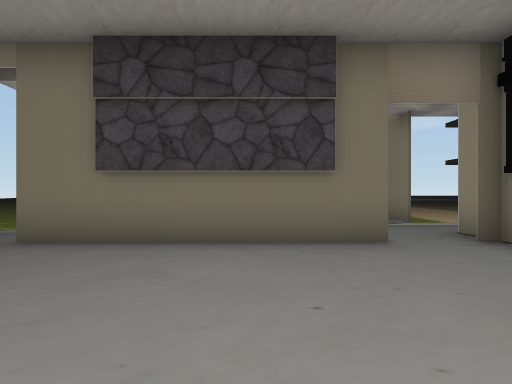
[1] (above)

24 first-person views from a walk through a 3-D level made in the Unity game engine. The camera is 1.4 m above the floor, looks level and sees 80° across. The floor is counted in squares, 2 m on a side. Each view is taken from the middle of a square. On the plan, view 1 faces up. The plan holds only what a view shows up to about 10 squares ahead; the rest is blank. The place goes on beyond the plan. Some trees and plants on the terrain are drawn as simple stand-ins. The player character is not drawn. Some surface patterns are stand-ins.

[2]
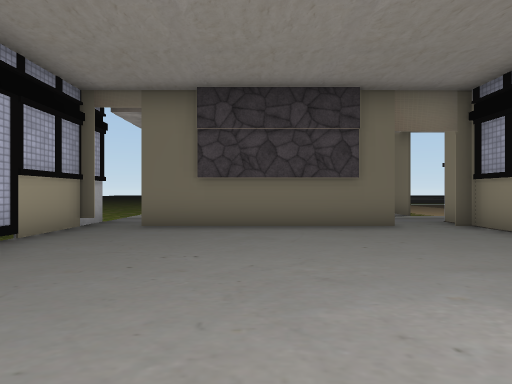

[3]
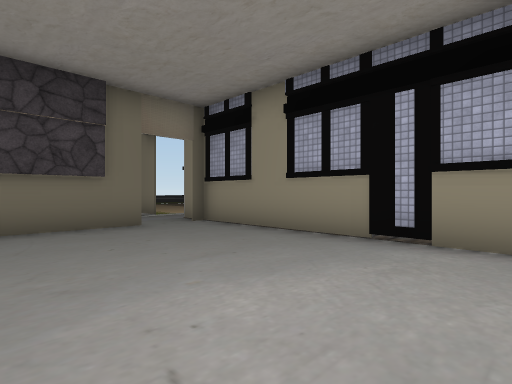

[4]
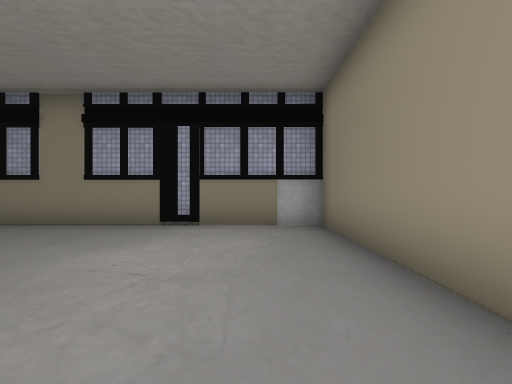

[5]
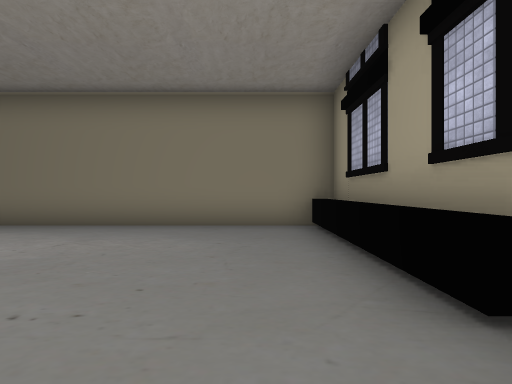

[6]
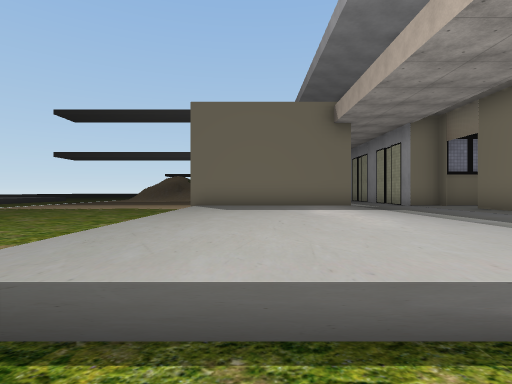

[7]
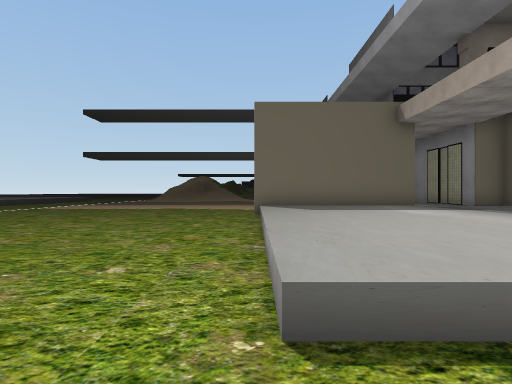

[8]
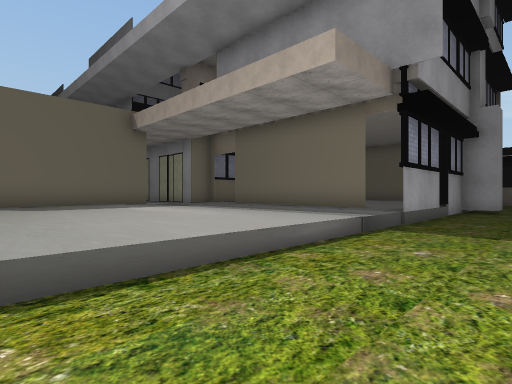

[9]
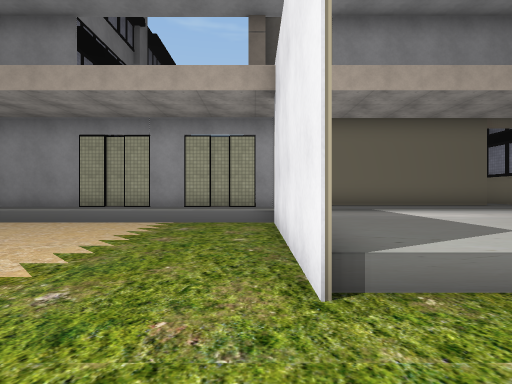

[10]
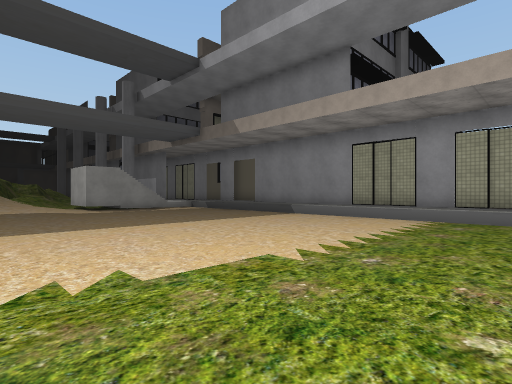

[11]
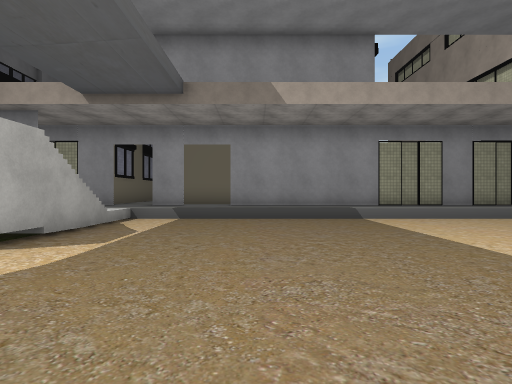

[12]
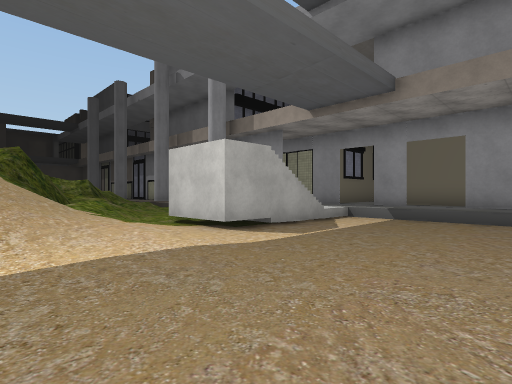

[13]
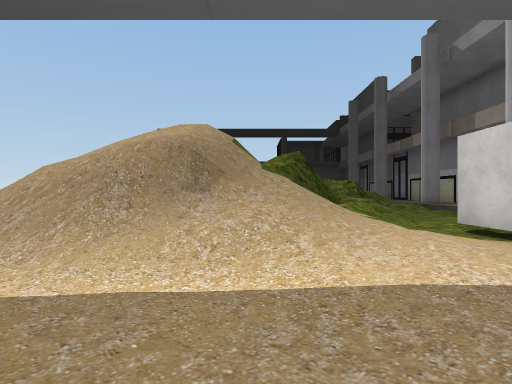

[14]
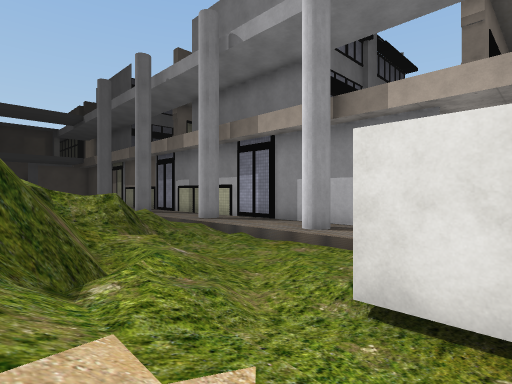

[15]
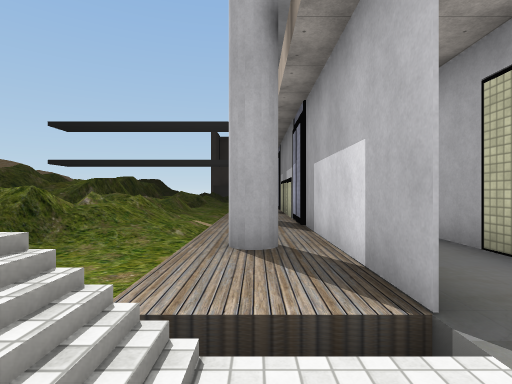

[16]
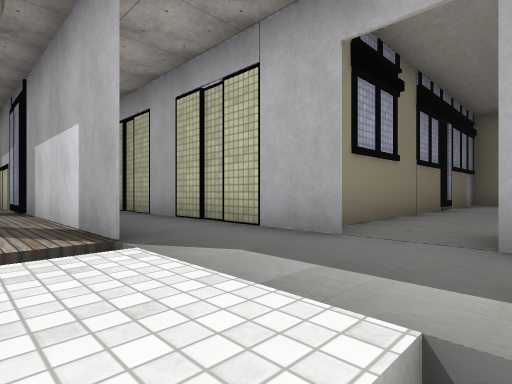

[17]
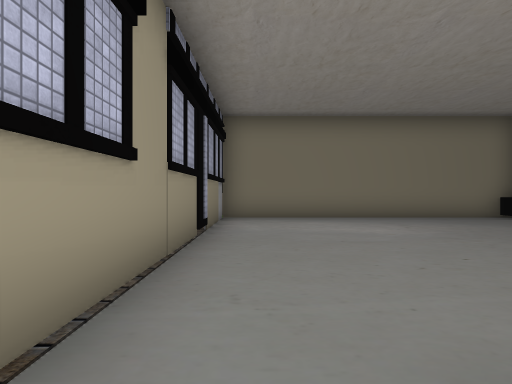

[18]
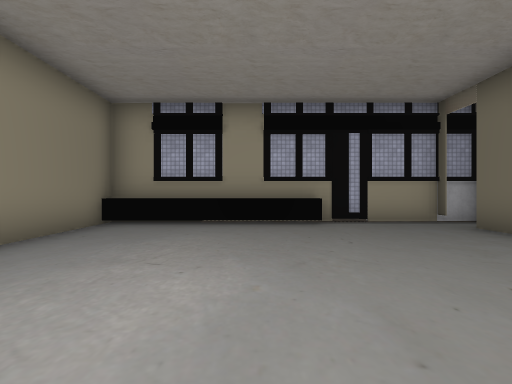

[19]
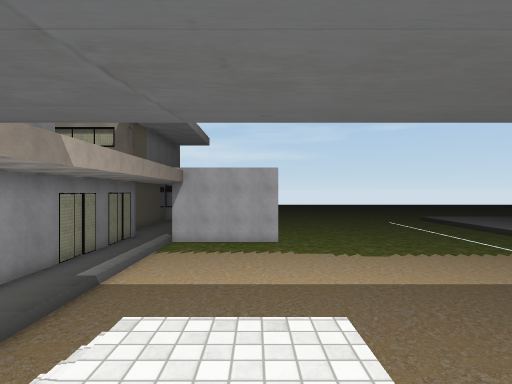

[20]
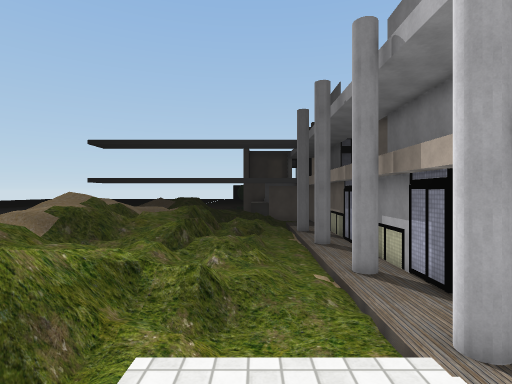

[21]
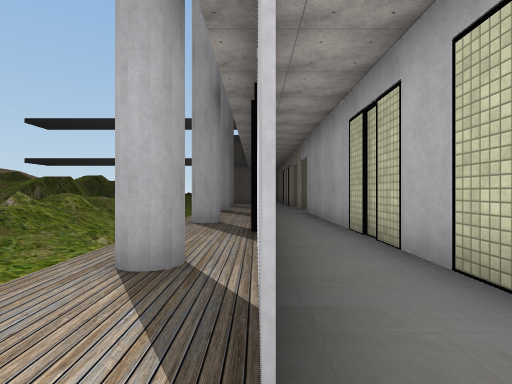

[22]
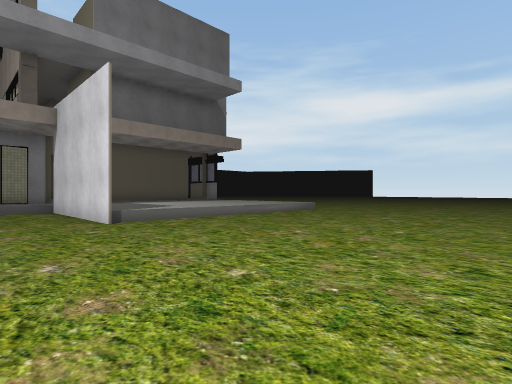

[23]
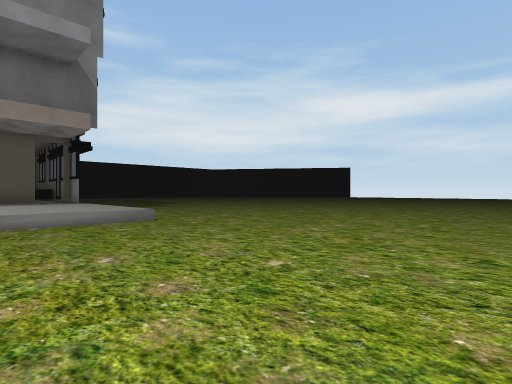

[24]
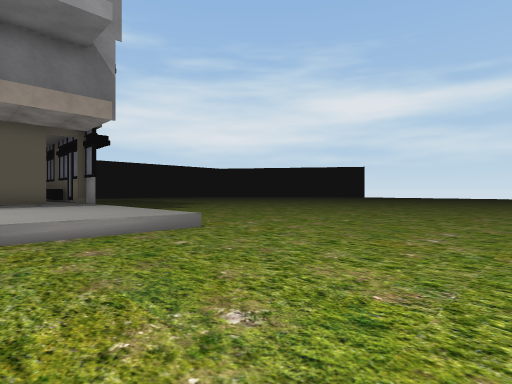

### Floor plan
Key: @ floor where view 1 was taken; # wall or solid block; x gap in a wall; . main floor; : floor 0.5 m higher than the main floor; + floor 3.25 m higher than the main floor; / step, stairs or slope; = window, fence, low wall or low ledge; ^ raised ledge.
Columns run from 9 left of view 1 to 26 right of it. Each row starts with its distance up from view 1.
 19    ...... ...... ..
 18 ................ ...     ///
 17 ................ ....   .///     ///
 16 ................ ..... ../=//    ///
 15 .........................///// = ///
 14 .........................////#== ///
 13 .........................////#===///
 12 .....^^^^^^^^..............////=// /
 11 .....^^^^^^^=.............++/.//////
 10  ....^^^^^^^=.............////./////
  9   ...^^^^^^^=............. /////////
  8   ...^^^^^^^=.............:=::#:::#:
  7   ...^^^^^^^^/////////////::########
  6    ..:::::::::::::::::::::::::::::::
  5    .#::::::::###########:#:#########
  4    .#:#####xx#     #:::###:#
  3    .#::::::::#     #:::::::#
  2    .#::::::::#     #:::::::#
  1    .#^:::::::#     #:::::::#
  0    .#^:::@:::#     #:::::::#
 -1     #^::::::#=     #:::::::#
 -2      ^::::::#      #:::::::#
 -3      ########      #########

Where each view was taken, in squares from view 1:
view 1: 0 up, 0 right, facing up
view 2: 2 down, 1 left, facing up
view 3: 2 down, 1 left, facing up-right
view 4: 2 down, 3 left, facing right
view 5: 3 up, 3 left, facing down
view 6: 10 up, 6 left, facing right
view 7: 12 up, 6 left, facing right
view 8: 12 up, 7 left, facing down-right
view 9: 14 up, 4 right, facing down
view 10: 15 up, 4 right, facing down-right
view 11: 15 up, 13 right, facing down
view 12: 15 up, 12 right, facing down-right
view 13: 15 up, 13 right, facing right
view 14: 14 up, 17 right, facing down-right
view 15: 8 up, 17 right, facing right
view 16: 8 up, 16 right, facing down-right
view 17: 5 up, 17 right, facing down
view 18: 0 up, 17 right, facing left
view 19: 11 up, 18 right, facing left
view 20: 11 up, 17 right, facing right
view 21: 7 up, 18 right, facing right
view 22: 19 up, 6 right, facing down-left
view 23: 19 up, 1 left, facing down-left
view 24: 17 up, 1 left, facing down-left
